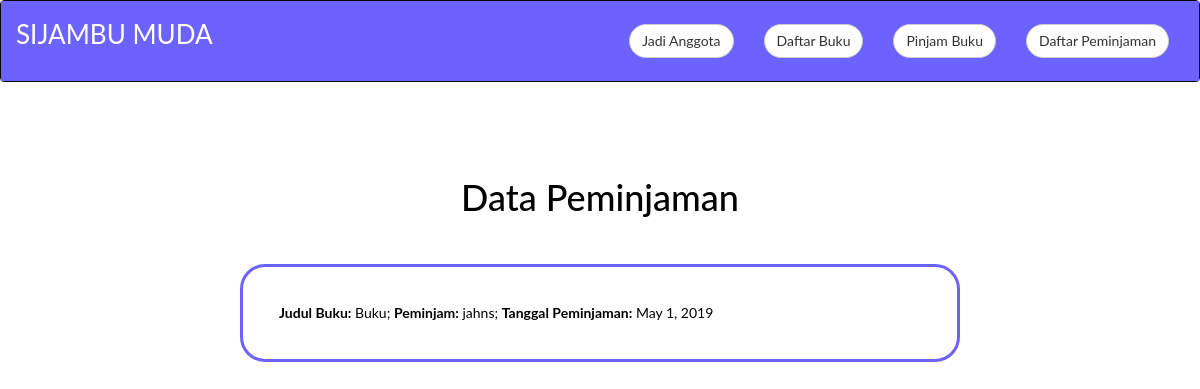
/datapeminjaman/, run on the app's committed database.
### shafiya_pinjam/models.py (models this page shows)
class PinjamModel(models.Model):
    username = models.CharField(max_length=20)
    email = models.EmailField(max_length=50)
    nomor_buku = models.IntegerField()
    tanggal_pinjam = models.DateField(auto_now_add=True, blank=True)
    nama_peminjam = models.CharField(max_length=100)
    buku_dipinjam = models.CharField(max_length=100)

### data_peminjaman/views.py (the view)
# urls.py: path('', datapeminjaman, name = "datapeminjaman"),
def datapeminjaman(request):
	datapeminjaman_context = {"datapeminjaman": PinjamModel.objects.all().values()[::-1]}
	return render(request, "datapeminjaman.html", datapeminjaman_context)

### data_peminjaman/templates/datapeminjaman.html (shortened to what this page needs)
<!DOCTYPE html>
<html>
  {% load static %}
<head>
  <link rel="stylesheet" href="https://maxcdn.bootstrapcdn.com/bootstrap/3.4.0/css/bootstrap.min.css">
    <link rel="stylesheet" href="{% static 'css/style.css' %}">
</head>
<body>
    <nav class="navbar navbar-inverse">
        <div class="container-fluid">
            <div class="navbar-header">
            <a class="navbar-brand" href="/" style="color:#ffff; font-size:100%; margin-top:4%; ">SIJAMBU MUDA</a>
            </div>
            <div class="collapse navbar-collapse" id="myNavbar">
            <ul class="nav navbar-nav navbar-right">
                <li><a href="/registrasi-member"><button type="button" class="btn btn-default navbar-btn" style="background-color:#ffff;">Jadi Anggota</button></a></li>
                <li><a href="/buku"><button type="button" class="btn btn-default navbar-btn" style="background-color:#ffff;""></span>Daftar Buku</button></a></li>
                <li><a href="/form-pinjam"><button type="button" class="btn btn-default navbar-btn" style="background-color:#ffff;"></span>Pinjam Buku</button></a></li>
                <li><a href="/datapeminjaman"><button type="button" class="btn btn-default navbar-btn" style="background-color:#ffff;"></span>Daftar Peminjaman</button></a></li>
              </ul>
            </div>
        </div>
        </nav>
	<section>
		<h1 class="title-center" style="margin-left: 20%; margin-right: 20%; margin-top:5%;padding: 3%;">Data Peminjaman</h1>
	</section>
	{% for peminjaman in datapeminjaman %}
		<div class="data-border">
			<b>Judul Buku:</b> {{ peminjaman.buku_dipinjam }}; <b>Peminjam:</b> {{ peminjaman.nama_peminjam }}; <b>Tanggal Peminjaman:</b> {{ peminjaman.tanggal_pinjam }}
		</div>
	{% endfor %}
</body>
</html>

### static/css/style.css (style rules this page uses)
* { font-family: 'Lato', sans-serif; color: #000000; }
.container-fluid { color: #FFFFFF; text-decoration: none; background: #6C63FF; font-size: 26px; }
a { border: none; background: none; color: #ffffff; }
.title-center { text-align: center; }
.btn { background-color: #6C63FF; border-radius: 25px; }
.data-border { border: #6C63FF 3px solid; margin-left: 20%; margin-right: 20%; padding: 3%; border-radius: 25px; }

### data on the page
PinjamModel: buku_dipinjam "Buku", nama_peminjam "jahns", tanggal_pinjam "May 1, 2019"
